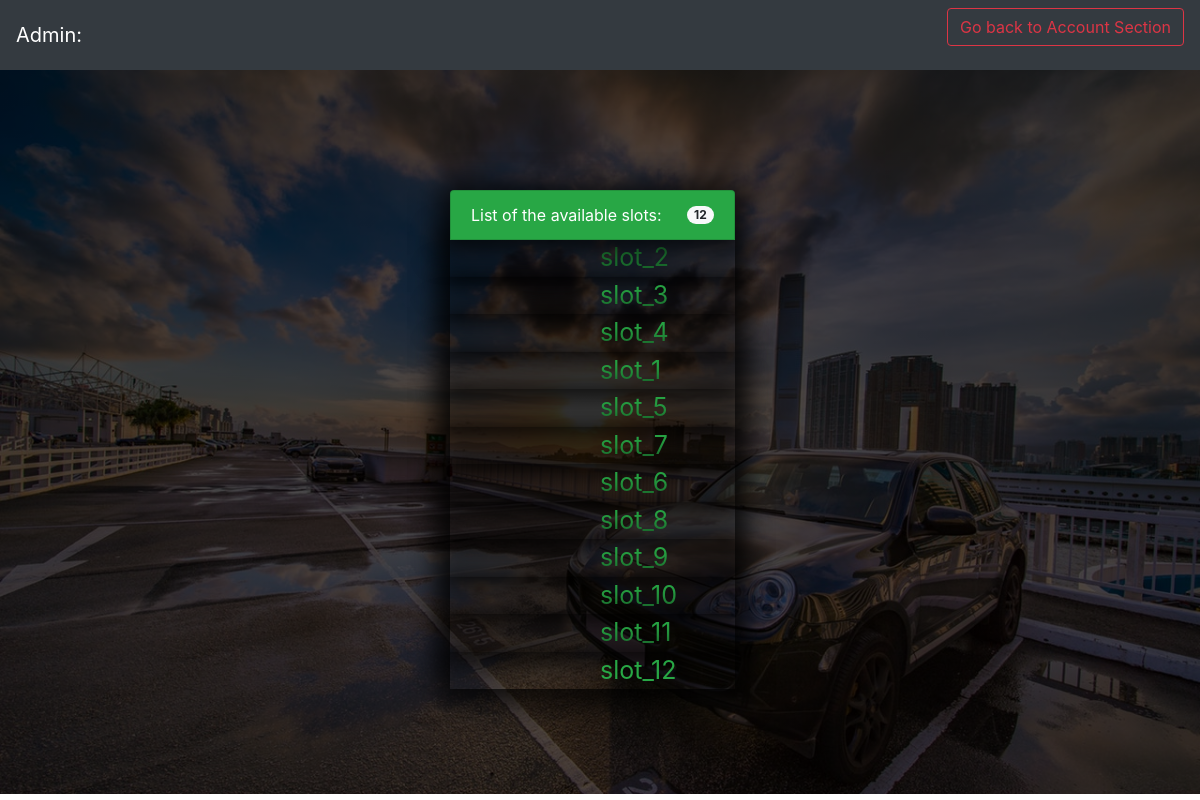
The app's page /Parking/check.php with its own data.
### tables this page shows
CREATE TABLE `pslot` (
  `slot_id` varchar(50) NOT NULL,
  `veh_id` varchar(50) NOT NULL,
  `s_time` int(50) DEFAULT NULL
);

### Parking/check.php (the view, shortened to what this page needs)
<?php
include('connection.php');
$sql="SELECT * FROM pslot WHERE veh_id=''";
$result=mysqli_query($db,$sql);
$num = mysqli_num_rows($result);
?>
<html>
    <head>
        <link rel="stylesheet" href="check.css">
        <link rel="stylesheet" href="css/bootstrap.css">
        <link rel="stylesheet" href="css/fonts.css">
    </head>
    <body>
    <nav class="navbar navbar-light bg-dark justify-content-between">
    <a class="navbar-brand">Admin: <?php echo $d=strtoupper($_SESSION['ename']); ?></a>
    <form class="form-inline">
    <a class="btn btn-outline-danger " href="account.php">Go back to Account Section</a>
    </form>
    </nav>
    <div class="container-fluid bg">
    <div class="row justify-content-center">
    <div class="list-group col-md-3">
    <ul class="list-group">
      <li class="lis list-group-item bg-success d-flex justify-content-between align-items-center">
      List of the available slots:
      <span class="badge badge-light badge-pill"><?php echo $num;?></span>
      </li>
      <?php if($num > 0){
               while($row = $result->fetch_assoc()){?>
      <li class="lis list btn-outline-success">
      <?php echo $row['slot_id'];?>
      </li>
      <?php } }?>
    </ul>
    </div>
    </div>
    </div>
</body>
</html>

### Parking/check.css (style rules this page uses)
.bg { background: linear-gradient(rgba(0,0,0,0.7),rgba(0,0,0,0.7)),url(home.jpg); background-repeat: no-repeat; background-size: cover; width: 100%; height: 90.5vh; }
.navbar { color: white; }
.list-group-item { color: white; border: 1px solid black; }
.list-group { margin-top:60px; }
.list { color: white; list-style-type: none; font-size: 25px; padding-left:150px; }
.lis { -webkit-box-shadow: -1px 4px 26px 11px rgba(0,0,0,0.75); -moz-box-shadow: -1px 4px 26px 11px rgba(0,0,0,0.75); box-shadow: -1px 4px 26px 11px rgba(0,0,0,0.75); }

### records on screen
pslot: slot_id "slot_2"
pslot: slot_id "slot_3"
pslot: slot_id "slot_4"
pslot: slot_id "slot_1"
pslot: slot_id "slot_5"
pslot: slot_id "slot_7"
pslot: slot_id "slot_6"
pslot: slot_id "slot_8"
pslot: slot_id "slot_9"
pslot: slot_id "slot_10"
pslot: slot_id "slot_11"
pslot: slot_id "slot_12"

### other values on screen
$num "12"
